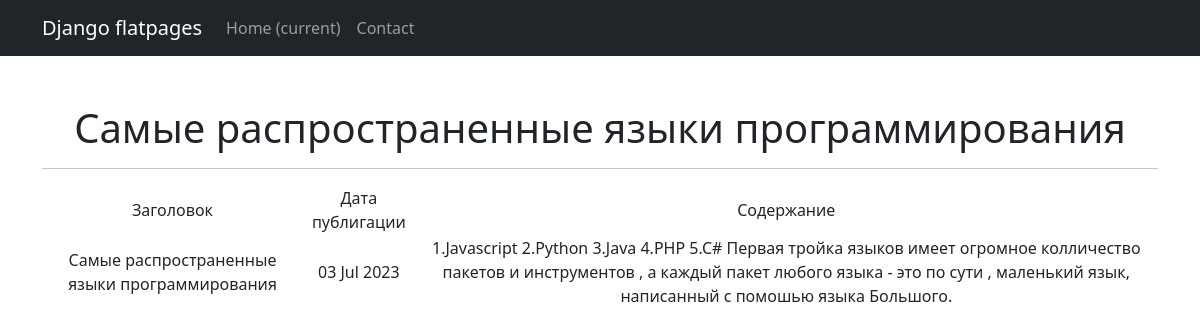
Screenshot of /post/2 with the database file from the repository.
### news/models.py (models this page shows, shortened)
class Post(models.Model):
    ART = 'С'
    NEWS = 'Н'
    TYPES = [(ART, 'Статья'), (NEWS, 'Новость')]
    author = models.ForeignKey(Author, on_delete=models.CASCADE)
    post_type = models.CharField(max_length=15, choices=TYPES)
    time_create = models.DateTimeField(auto_now_add=True)
    post_category = models.ManyToManyField(Category)
    title = models.CharField(max_length=120)
    text = models.TextField()
    rating = models.IntegerField(default=0)
    def __str__(self):
        return self.title

### news/views.py (the view)
# urls.py: path('<int:pk>', PostDetail.as_view()),
class PostDetail(DetailView):
    model = Post
    template_name = 'post_detail.html'
    context_object_name = 'post_detail'

### news/templatetags/custom_filters.py (called while the page is built)
@register.filter()
def censor(value):
    if not isinstance(value, str):
        raise TypeError()
    for word in value.split():
        if word in censu:
            value = value.replace(word, f"{word[0]}{'*' * (len(word) - 2)}{word[-1]}")
    return value

### templates/post_detail.html (shortened to what this page needs)
{% extends 'flatpages/default.html' %}
{% load custom_filters %}
{% block content %}
<h1>{{post_detail}}</h1>
<hr>
    {% if post_detail %}
        <table>
            <tr>
                <td>
                    Заголовок
                </td>
                <td>
                    Дата публигации
                </td>
                <td>
                    Cодержание
                </td>
            </tr>
            <tr>
                <td>{{post_detail.title|censor}}</td>
                <td>{{post_detail.time_create|date:'d M Y'}}</td>
                <td>{{post_detail.text|censor}}</td>
            </tr>
        </table>
    {% endif %}
{% endblock content %}

### rows the page displays
Post: title "Самые распространенные языки программирования", title|censor "Самые распространенные языки программирования", time_create "03 Jul 2023", text|censor "1.Javascript 2.Python 3.Java 4.PHP 5.C# Первая тройка языков имеет огромное колличество пакетов и инструментов , а каждый пакет любого языка - это по сути , маленький язык, написанный с помошью языка Большого."
